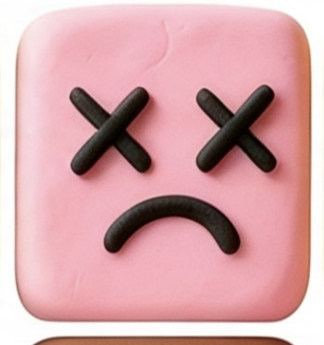
#> input picture mobile/tools/w/A_0_3.png, 324 x 345 px
$ python -i gen_abstract.py   (imports and definitions only)
#> lines starting #> are read from the running program, lines starting #| are printed output that depends on the picture
#!/usr/bin/env python3
"""程序化生成三级面板宫格的抽象底图（纯 PIL，无 numpy、无外部素材）。

四个场景，都为 9:16 竖版、深色底、带连续色调与高光：
  orb    暗场里一个受光球体（明暗层次最丰富，做滤镜底图）
  prism  斜向发光色带交叠、中心过曝（几何结构清楚，做特效底图）
  torus  环面（边界清晰，做蒙版底图）
  dune   层叠的沙丘等值线（低饱和、明暗交替）

用法：
    python3 tools/gen_abstract.py out/orb.png  orb 368 654
    python3 tools/gen_abstract.py out/all.png  --all
"""

import math
import os
import sys

from PIL import Image, ImageChops, ImageDraw, ImageFilter


# ---------------------------------------------------------------- 基础工具

# [4 lines left out: function lerp3, not called in this run]


def grad(size, stops, direction=(0.0, 1.0)):
    """多段线性渐变。stops = [(pos, (r,g,b)), ...]，pos 0..1 升序。

    在低分辨率上逐像素算，再交给调用方放大（比全尺寸快十几倍）。
    """
    w, h = size
    img = Image.new('RGB', (w, h))
    px = img.load()
    dx, dy = direction
    n = math.hypot(dx, dy) or 1.0
    dx, dy = dx / n, dy / n
    # 投影范围归一化
    lo = min(0.0, dx * w) + min(0.0, dy * h)
    hi = max(0.0, dx * w) + max(0.0, dy * h)
    span = (hi - lo) or 1.0
    for y in range(h):
        for x in range(w):
            t = ((x * dx + y * dy) - lo) / span
            t = 0.0 if t < 0 else (1.0 if t > 1 else t)
            for i in range(len(stops) - 1):
                p0, c0 = stops[i]
                p1, c1 = stops[i + 1]
                if p0 <= t <= p1 or i == len(stops) - 2:
                    k = 0.0 if p1 <= p0 else (t - p0) / (p1 - p0)
                    k = 0.0 if k < 0 else (1.0 if k > 1 else k)
                    px[x, y] = tuple(int(c0[j] + (c1[j] - c0[j]) * k) for j in range(3))
                    break
    return img


def up(img, w, h):
    return img.resize((w, h), Image.LANCZOS)


# [16 lines left out: functions add_layer, glow, not called in this run]


def vignette(img, strength=0.55, blur=None):
    w, h = img.size
    vg = grad((max(2, w // 4), max(2, h // 4)),
              [(0.0, (255, 255, 255)), (0.55, (222, 222, 222)), (1.0, (110, 110, 110))])
    vg = up(vg.convert('L'), w, h)
    vg = vg.filter(ImageFilter.GaussianBlur(blur if blur else max(2, w * 0.05)))
    dark = Image.new('RGB', img.size, (0, 0, 0))
    return Image.composite(img, Image.blend(img, dark, strength), vg)


# ---------------------------------------------------------------- 场景 1：球

# [233 lines left out: functions make_orb, make_prism, make_torus, make_dune, not called in this run]


# ---------------------------------------------------------------- 入口

SCENES = {
    'orb': make_orb,
    'prism': make_prism,
    'torus': make_torus,
    'dune': make_dune,
}


# [30 lines left out: functions render, main, not called in this run]


# [2 lines not run here, left out]

>>> from PIL import Image
>>> picture = Image.open('w/A_0_3.png')
#> picture is the input picture: PIL image 324x345 RGB; mean R, G, B 213.5, 165.8, 169.6
>>> result = vignette(picture)
#> in grad, `img = Image.new('RGB', (w, h))`: img: PIL image 81x86 RGB; every value is 0
#> in vignette, `vg = grad((max(2, w // 4), max(2, h // 4)), [(0.0, (255, 255, 255)), (..`:
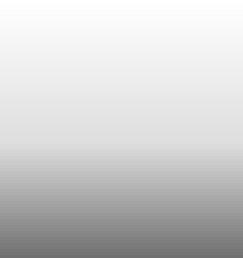
#> vg: PIL image 81x86 RGB (shown 3 times larger); min 112, max 255, mean 206.2
#> in vignette, `dark = Image.new('RGB', img.size, (0, 0, 0))`: dark: PIL image 324x345 RGB; every value is 0
#> in vignette, `return Image.composite(img, Image.blend(img, dark, strength), vg)`:
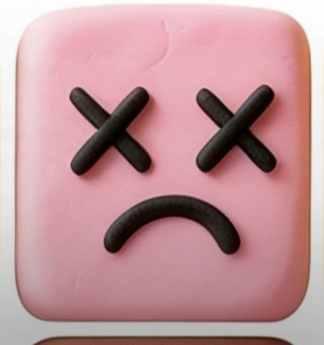
#> returned value: PIL image 324x345 RGB; mean R, G, B 190.7, 148, 151.6

$ run again, on mobile/tools/w/A_1_0.png
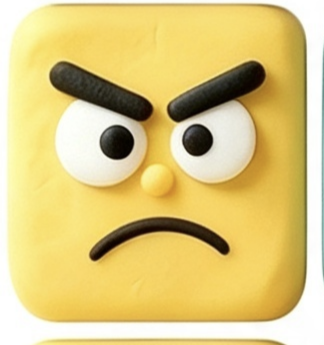
#> input picture mobile/tools/w/A_1_0.png, 324 x 345 px
#> picture is the input picture: PIL image 324x345 RGB; mean R, G, B 221.2, 200.7, 127.9
#> img: PIL image 81x86 RGB; every value is 0
#> dark: PIL image 324x345 RGB; every value is 0
#> in vignette, `return Image.composite(img, Image.blend(img, dark, strength), vg)`:
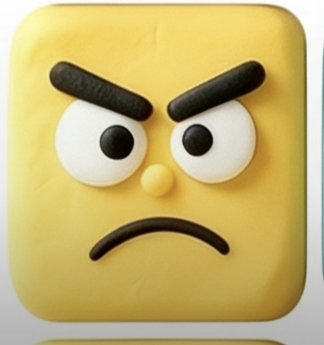
#> returned value: PIL image 324x345 RGB; mean R, G, B 197, 178.8, 113.6
